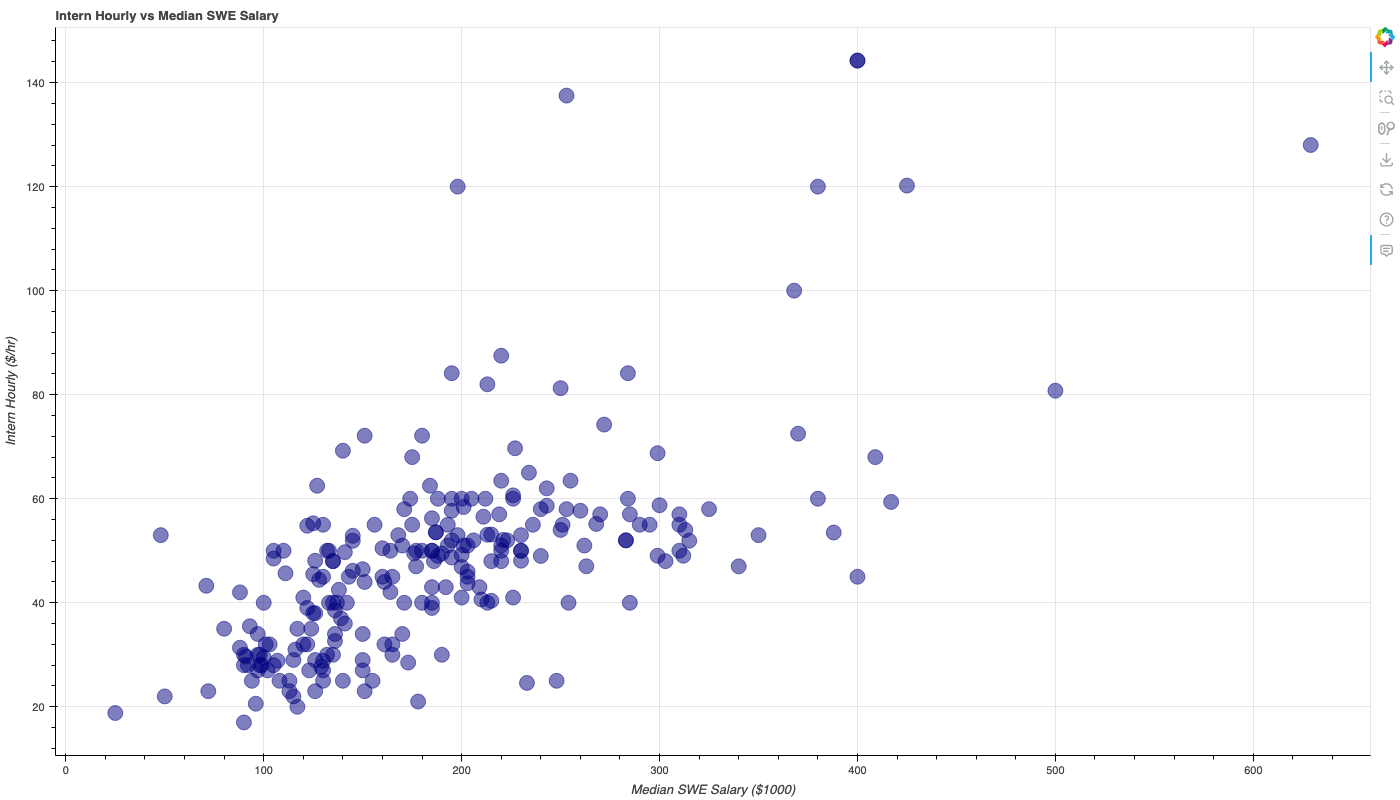

This chart was generated by the following Python code:
from bokeh.models import ColumnDataSource
from bokeh.plotting import figure, show, output_file
from bokeh.io import export_png
names = []
x = []
y = []


data = open("salaryList.txt", "r")
for line in data:
    line = line.split(',')
    names.append(line[0])
    x.append(float(line[1]))
    y.append(float(line[2]))

data.close()

TOOLTIPS = [
    ("Company", "@name"),
    ("Intern Hourly", "@y"),
    ("Median SWE Salary", "@x")
]

source = ColumnDataSource(data=dict(x=x,y=y,name=names))

p = figure(title="Intern Hourly vs Median SWE Salary", x_axis_label='Median SWE Salary ($1000)', y_axis_label='Intern Hourly ($/hr)', tooltips=TOOLTIPS)
# p.x_range = range(0,int(max(x))+10**len(str(int(max(x)))))
# p.y_range = range(0,int(max[y])+10**len(str(int(max(y)))))
p.width = 1400
p.height = 800
p.circle(source=source, size=15, color="navy", alpha=0.5)
# p.line(x, y, legend_label="Temp.", line_width=2)
output_file("salaryvisualizer.html")
export_png(p, filename="salaryvisualizer.png")
# show(p)
